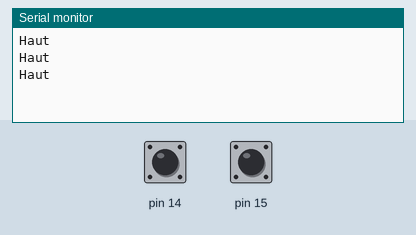
This sketch was run on a simulated Arduino Uno, built with avr-gcc and run on an emulated ATmega328P. On the bench: the last lines printed to the serial monitor. The test bench sets the inputs (shaded band); at power-on: pin 14 HIGH, pin 15 HIGH.

Above: at 2.8 s.
2.9 s: pin 14 pulled LOW for 1.2 s
At 3.5 s:
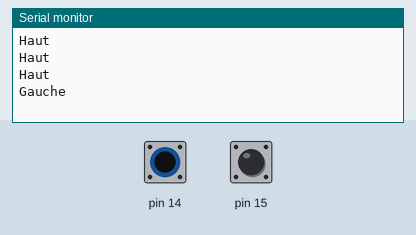
5.6 s: pin 15 pulled LOW for 1.2 s
At 6.8 s:
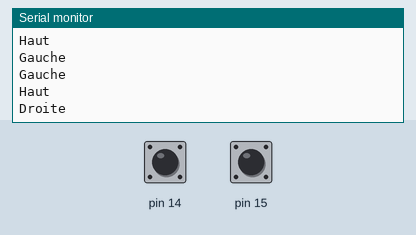
8.3 s: pin 14 driven LOW and pin 15 driven LOW
At 9.4 s:
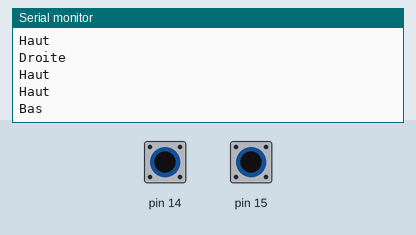

The sketch:

matricemove.ino
```cpp
#include "matricemove.h"

uint64_t dessin64;
Cote gravitySide;

const int dimension = 8;
int matrice[dimension][dimension];

const int row[8] = {l1, l2, l3, l4, l5, l6, l7, l8};
const int col[8] = {c1, c2, c3, c4, c5, c6, c7, c8};

void refreshScreen(int pixels[8][8])
{
    for (int thisRow = 0; thisRow < 8; thisRow++)
    {
        digitalWrite(row[thisRow], HIGH);
        for (int thisCol = 0; thisCol < 8; thisCol++)
        {
            int thisPixel = pixels[thisRow][thisCol];
            digitalWrite(col[thisCol], thisPixel);

            if (thisPixel == LOW)
            {
                digitalWrite(col[thisCol], HIGH);
            }
        }
        digitalWrite(row[thisRow], LOW);
    }
}

void hexToMatrix(uint64_t hexValue, int matrix[8][8])
{
    for (int i = 7; i >= 0; --i)
    {
        for (int j = 7; j >= 0; --j)
        {
            matrix[i][j] = (hexValue & 1) ? 1 : 0;
            hexValue >>= 1;
        }
    }
}

void invertMatrix(int matrice[8][8])
{
    for (int i = 0; i < 8; ++i)
    {
        for (int j = 0; j < 8; ++j)
        {
            matrice[i][j] = (matrice[i][j] == 0) ? 1 : 0;
        }
    }
}
void imprimer_matrice(int matrice[8][8])
{
    for (int i = 0; i < dimension; i++)
    {
        for (int j = 0; j < dimension; j++)
        {
            Serial.print(matrice[i][j]);
            Serial.print(" ");
        }
        Serial.println(); // Nouvelle ligne après chaque ligne de la matrice
    }
}

Cote gravityMatrix(Cote side, int bh, int dg)
{
    if (bh + dg == 2)
    {
        Serial.println("Haut");
        return HAUT;
    }
    else if (bh == 1 && dg == 0)
    {
        Serial.println("Droite");
        return DROITE;
    }
    else if (bh == 0 && dg == 1)
    {
        Serial.println("Gauche");
        return GAUCHE;
    }
    else
    {
        Serial.println("Bas");
        return BAS;
    }
}

Cote chercher_depart(Cote oldD)
{
    int zone_a[dimension / 2][dimension / 2];
    int zone_b[dimension / 2][dimension / 2];
    int zone_c[dimension / 2][dimension / 2];
    int zone_d[dimension / 2][dimension / 2];

    for (int i = 0; i < dimension / 2; i++)
    {
        for (int j = 0; j < dimension / 2; j++)
        {
            zone_a[i][j] = matrice[i][j];
            zone_b[i][j] = matrice[i][j + dimension / 2];
            zone_c[i][j] = matrice[i + dimension / 2][j];
            zone_d[i][j] = matrice[i + dimension / 2][j + dimension / 2];
        }
    }

    int nb_1_zone_a = 0;
    int nb_1_zone_b = 0;
    int nb_1_zone_c = 0;
    int nb_1_zone_d = 0;
    for (int i = 0; i < dimension / 2; i++)
    {
        for (int j = 0; j < dimension / 2; j++)
        {
            nb_1_zone_a += zone_a[i][j];
            nb_1_zone_b += zone_b[i][j];
            nb_1_zone_c += zone_c[i][j];
            nb_1_zone_d += zone_d[i][j];
        }
    }

    int maxPoints = max(max(nb_1_zone_a, nb_1_zone_b), max(nb_1_zone_c, nb_1_zone_d));
    if (maxPoints == nb_1_zone_a)
    {
        return GAUCHE;
    }
    else if (maxPoints == nb_1_zone_b)
    {
        return DROITE;
    }
    else if (maxPoints == nb_1_zone_c)
    {
        return HAUT;
    }
    else
    {
        return BAS;
    }
}

void creer_matrice()
{
    for (int i = 0; i < dimension; i++)
    {
        for (int j = 0; j < dimension; j++)
        {
            matrice[i][j] = 0;
        }
    }
    matrice[dimension / 2][dimension / 2] = 1;
}

void pivoter_matrice(int matrice[dimension][dimension], int matrice_transposee[dimension][dimension], Cote direction)
{
    if (direction == BAS)
    {
        for (int i = 0; i < dimension; i++)
        {
            for (int j = 0; j < dimension; j++)
            {
                matrice_transposee[i][j] = matrice[i][j];
            }
        }
    }
    else if (direction == HAUT)
    {
        for (int i = 0; i < dimension; i++)
        {
            for (int j = 0; j < dimension; j++)
            {
                matrice_transposee[i][j] = matrice[dimension - 1 - i][dimension - 1 - j];
            }
        }
    }
    else
    {

        for (int i = 0; i < dimension; i++)
        {
            for (int j = 0; j < dimension; j++)
            {
                matrice_transposee[i][j] = matrice[j][i];
            }
        }

        if (direction == DROITE)
        {
            for (int i = 0; i < dimension; i++)
            {
                for (int j = 0; j < dimension / 2; j++)
                {
                    int temp = matrice_transposee[i][j];
                    matrice_transposee[i][j] = matrice_transposee[i][dimension - 1 - j];
                    matrice_transposee[i][dimension - 1 - j] = temp;
                }
            }
        }
        else if (direction == GAUCHE)
        {
            for (int i = 0; i < dimension / 2; i++)
            {
                for (int j = 0; j < dimension; j++)
                {
                    int temp = matrice_transposee[i][j];
                    matrice_transposee[i][j] = matrice_transposee[dimension - 1 - i][j];
                    matrice_transposee[dimension - 1 - i][j] = temp;
                }
            }
        }
    }
}

void setup()
{
    // Initialise la communication série à 9600 bauds pour la communication avec le moniteur série
    Serial.begin(9600);

    // Initialise les broches de sortie pour les lignes et colonnes de la matrice LED
    for (int thisPin = 0; thisPin < 8; thisPin++)
    {
        // Initialise les broches de colonnes (cathodes) en tant que sorties et les met à l'état HIGH pour éteindre les LED
        pinMode(col[thisPin], OUTPUT);
        pinMode(row[thisPin], OUTPUT);
        digitalWrite(col[thisPin], HIGH);
    }

    // Initialise la variable dessin64 avec une valeur hexadécimale
    dessin64 = 0x00f8fefaca8e8800;
    ;
    gravitySide = BAS;
    // Convertit la valeur hexadécimale en une matrice de 8x8
    hexToMatrix(dessin64, matrice);

    // Inverse la matrice (pivote à 180 degrés)
    invertMatrix(matrice);

    // Configure les broches 14 et 15 en INPUT_PULLUP pour les boutons
    pinMode(14, INPUT_PULLUP);
    pinMode(15, INPUT_PULLUP);
}

void loop()
{
    // Lit l'état des boutons sur les broches 14 et 15 et met à jour la variable gravitySide en fonction
    //imprimer_matrice(matrice);
    gravitySide = gravityMatrix(gravitySide, digitalRead(14), digitalRead(15));
    int tempo[8][8];

    // Pivoter la matrice en fonction de la direction détectée
    pivoter_matrice(matrice, tempo, gravitySide);
    //imprimer_matrice(tempo);
    refreshScreen(tempo);
    // Attend une seconde avant de continuer la boucle
    delay(1000);
}
```

matricemove.h
```cpp
#ifndef MATRICE_LED_H
#define MATRICE_LED_H

#include <Arduino.h>

// Définition des pins

#define l1 11
#define l2 8
#define l3 6
#define l4 9

#define l5 7
#define l6 10
#define l7 12
#define l8 13

#define c1 17 // ana3
#define c2 16 // ana2
#define c3 19 // ana5
#define c4 2

#define c5 4
#define c6 18 // ana4
#define c7 3
#define c8 5

#define sensor1 = 15 // ana1
#define sensor2 = 14 // ana0

// Enumération des côtés
enum Cote {
    DROITE = 1,
    GAUCHE = 2,
    HAUT = 3,
    BAS = 4
};

extern Cote gravitySide;
extern const int dimension;
extern int matrice[8][8];

void refreshScreen(int pixels[8][8]);
void hexToMatrix(uint64_t hexValue, int matrix[8][8]);
void invertMatrix(int matrice[8][8]);
void imprimer_matrice(int matrice[8][8]);
Cote gravityMatrix(Cote side, int bh, int dg);
Cote chercher_depart(Cote oldD);
void creer_matrice();
void pivoter_matrice(int matrice[8][8], Cote direction);

#endif  // MATRICE_LED_H
```

Measured:
- after the input at 2.9 s, the serial monitor: prints a new line after 0.10 s (image 1)
- after the input at 5.6 s, the serial monitor: prints a new line after 0.40 s (image 2)
- after the input at 8.3 s, the serial monitor: prints a new line after 0.71 s (image 3)
